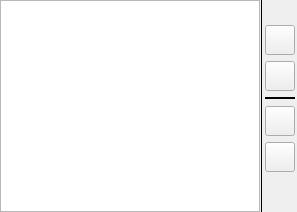
           <widget class="QWidget" name="accountsSubTab">
            <attribute name="title">
             <string>Accounts</string>
            </attribute>
            <layout class="QHBoxLayout" name="horizontalLayout_2">
             <property name="spacing">
              <number>0</number>
             </property>
             <property name="leftMargin">
              <number>0</number>
             </property>
             <property name="topMargin">
              <number>0</number>
             </property>
             <property name="rightMargin">
              <number>0</number>
             </property>
             <property name="bottomMargin">
              <number>0</number>
             </property>
             <item>
              <widget class="QTableView" name="accountsTableView">
               <property name="sizePolicy">
                <sizepolicy hsizetype="MinimumExpanding" vsizetype="Expanding">
                 <horstretch>0</horstretch>
                 <verstretch>0</verstretch>
                </sizepolicy>
               </property>
               <property name="minimumSize">
                <size>
                 <width>260</width>
                 <height>0</height>
                </size>
               </property>
               <property name="maximumSize">
                <size>
                 <width>360</width>
                 <height>16777215</height>
                </size>
               </property>
               <property name="selectionMode">
                <enum>QAbstractItemView::SingleSelection</enum>
               </property>
               <property name="selectionBehavior">
                <enum>QAbstractItemView::SelectRows</enum>
               </property>
               <property name="verticalScrollMode">
                <enum>QAbstractItemView::ScrollPerPixel</enum>
               </property>
               <property name="horizontalScrollMode">
                <enum>QAbstractItemView::ScrollPerPixel</enum>
               </property>
               <property name="showGrid">
                <bool>false</bool>
               </property>
               <property name="wordWrap">
                <bool>false</bool>
               </property>
               <property name="cornerButtonEnabled">
                <bool>false</bool>
               </property>
               <attribute name="horizontalHeaderCascadingSectionResizes">
                <bool>true</bool>
               </attribute>
               <attribute name="horizontalHeaderMinimumSectionSize">
                <number>50</number>
               </attribute>
               <attribute name="horizontalHeaderHighlightSections">
                <bool>false</bool>
               </attribute>
               <attribute name="horizontalHeaderStretchLastSection">
                <bool>false</bool>
               </attribute>
               <attribute name="verticalHeaderVisible">
                <bool>false</bool>
               </attribute>
               <attribute name="verticalHeaderMinimumSectionSize">
                <number>24</number>
               </attribute>
               <attribute name="verticalHeaderDefaultSectionSize">
                <number>24</number>
               </attribute>
               <attribute name="verticalHeaderHighlightSections">
                <bool>false</bool>
               </attribute>
              </widget>
             </item>
             <item>
              <widget class="Line" name="line">
               <property name="frameShadow">
                <enum>QFrame::Plain</enum>
               </property>
               <property name="orientation">
                <enum>Qt::Vertical</enum>
               </property>
              </widget>
             </item>
             <item>
              <layout class="QVBoxLayout" name="accountsButtonsVLayout">
               <property name="spacing">
                <number>6</number>
               </property>
               <property name="leftMargin">
                <number>2</number>
               </property>
               <property name="topMargin">
                <number>25</number>
               </property>
               <property name="rightMargin">
                <number>2</number>
               </property>
               <property name="bottomMargin">
                <number>0</number>
               </property>
               <item>
                <widget class="QPushButton" name="accountSettingsButton">
                 <property name="minimumSize">
                  <size>
                   <width>30</width>
                   <height>30</height>
                  </size>
                 </property>
                 <property name="maximumSize">
                  <size>
                   <width>35</width>
                   <height>30</height>
                  </size>
                 </property>
                 <property name="autoFillBackground">
                  <bool>false</bool>
                 </property>
                 <property name="styleSheet">
                  <string notr="true">border-image: url(:/Icon/control-botting-30px.png);</string>
                 </property>
                 <property name="text">
                  <string/>
                 </property>
                </widget>
               </item>
               <item>
                <widget class="QPushButton" name="controlBottingButton">
                 <property name="minimumSize">
                  <size>
                   <width>30</width>
                   <height>30</height>
                  </size>
                 </property>
                 <property name="maximumSize">
                  <size>
                   <width>30</width>
                   <height>30</height>
                  </size>
                 </property>
                 <property name="styleSheet">
                  <string notr="true">border-image: url(:/Icon/settings-30px.png);</string>
                 </property>
                 <property name="text">
                  <string/>
                 </property>
                </widget>
               </item>
               <item>
                <widget class="Line" name="line_18">
                 <property name="frameShadow">
                  <enum>QFrame::Plain</enum>
                 </property>
                 <property name="lineWidth">
                  <number>2</number>
                 </property>
                 <property name="orientation">
                  <enum>Qt::Horizontal</enum>
                 </property>
                </widget>
               </item>
               <item>
                <widget class="QPushButton" name="upArrowButton">
                 <property name="minimumSize">
                  <size>
                   <width>30</width>
                   <height>30</height>
                  </size>
                 </property>
                 <property name="maximumSize">
                  <size>
                   <width>30</width>
                   <height>30</height>
                  </size>
                 </property>
                 <property name="styleSheet">
                  <string notr="true">border-image: url(:/Icon/arrow-up-30px.png);</string>
                 </property>
                 <property name="text">
                  <string/>
                 </property>
                 <property name="flat">
                  <bool>false</bool>
                 </property>
                </widget>
               </item>
               <item>
                <widget class="QPushButton" name="downArrowButton">
                 <property name="minimumSize">
                  <size>
                   <width>30</width>
                   <height>30</height>
                  </size>
                 </property>
                 <property name="maximumSize">
                  <size>
                   <width>30</width>
                   <height>30</height>
                  </size>
                 </property>
                 <property name="styleSheet">
                  <string notr="true">border-image: url(:/Icon/arrow-down-30px.png);</string>
                 </property>
                 <property name="text">
                  <string/>
                 </property>
                 <property name="flat">
                  <bool>false</bool>
                 </property>
                </widget>
               </item>
               <item>
                <spacer name="verticalSpacer">
                 <property name="orientation">
                  <enum>Qt::Vertical</enum>
                 </property>
                 <property name="sizeHint" stdset="0">
                  <size>
                   <width>20</width>
                   <height>40</height>
                  </size>
                 </property>
                </spacer>
               </item>
              </layout>
             </item>
            </layout>
           </widget>
